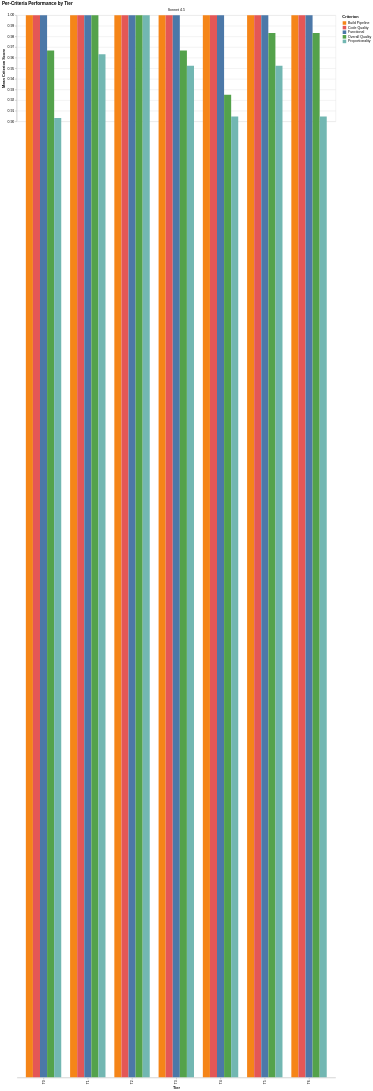

This figure's Vega-Lite source:
### Vega-Lite specification from a JSON file in a GitHub repository (floating-point values rounded to 4 significant figures)
{"config": {"view": {"continuousWidth": 300, "continuousHeight": 300}}, "data": {"name": "data-c173e3b5dadce411c5bd5d167361d8ac"}, "facet": {"column": {"field": "agent_model", "title": null, "type": "nominal"}}, "spec": {"mark": {"type": "bar"}, "encoding": {"color": {"field": "criterion_label", "scale": {"domain": ["Build Pipeline", "Code Quality", "Functional", "Overall Quality", "Proportionality"], "range": ["#F58518", "#E45756", "#4C78A8", "#54A24B", "#72B7B2"]}, "sort": ["Build Pipeline", "Code Quality", "Functional", "Overall Quality", "Proportionality"], "title": "Criterion", "type": "nominal"}, "tooltip": [{"field": "tier", "title": "Tier", "type": "ordinal"}, {"field": "criterion_label", "title": "Criterion", "type": "nominal"}, {"field": "criterion_score", "format": ".3f", "title": "Mean Score", "type": "quantitative"}], "x": {"field": "tier", "sort": ["T0", "T1", "T2", "T3", "T4", "T5", "T6"], "title": "Tier", "type": "ordinal"}, "xOffset": {"field": "criterion_label", "type": "nominal"}, "y": {"field": "criterion_score", "scale": {"domain": [0.9, 1.0]}, "title": "Mean Criterion Score", "type": "quantitative"}}}, "title": "Per-Criteria Performance by Tier", "$schema": "https://vega.github.io/schema/vega-lite/v6.1.0.json", "datasets": {"data-c173e3b5dadce411c5bd5d167361d8ac": [{"agent_model": "Sonnet 4.5", "tier": "T0", "criterion": "build_pipeline", "criterion_score": 1.0, "criterion_label": "Build Pipeline"}, {"agent_model": "Sonnet 4.5", "tier": "T0", "criterion": "code_quality", "criterion_score": 1.0, "criterion_label": "Code Quality"}, {"agent_model": "Sonnet 4.5", "tier": "T0", "criterion": "functional", "criterion_score": 1.0, "criterion_label": "Functional"}, {"agent_model": "Sonnet 4.5", "tier": "T0", "criterion": "overall_quality", "criterion_score": 0.9667, "criterion_label": "Overall Quality"}, {"agent_model": "Sonnet 4.5", "tier": "T0", "criterion": "proportionality", "criterion_score": 0.9033, "criterion_label": "Proportionality"}, {"agent_model": "Sonnet 4.5", "tier": "T1", "criterion": "build_pipeline", "criterion_score": 1.0, "criterion_label": "Build Pipeline"}, {"agent_model": "Sonnet 4.5", "tier": "T1", "criterion": "code_quality", "criterion_score": 1.0, "criterion_label": "Code Quality"}, {"agent_model": "Sonnet 4.5", "tier": "T1", "criterion": "functional", "criterion_score": 1.0, "criterion_label": "Functional"}, {"agent_model": "Sonnet 4.5", "tier": "T1", "criterion": "overall_quality", "criterion_score": 1.0, "criterion_label": "Overall Quality"}, {"agent_model": "Sonnet 4.5", "tier": "T1", "criterion": "proportionality", "criterion_score": 0.9633, "criterion_label": "Proportionality"}, {"agent_model": "Sonnet 4.5", "tier": "T2", "criterion": "build_pipeline", "criterion_score": 1.0, "criterion_label": "Build Pipeline"}, {"agent_model": "Sonnet 4.5", "tier": "T2", "criterion": "code_quality", "criterion_score": 1.0, "criterion_label": "Code Quality"}, {"agent_model": "Sonnet 4.5", "tier": "T2", "criterion": "functional", "criterion_score": 1.0, "criterion_label": "Functional"}, {"agent_model": "Sonnet 4.5", "tier": "T2", "criterion": "overall_quality", "criterion_score": 1.0, "criterion_label": "Overall Quality"}, {"agent_model": "Sonnet 4.5", "tier": "T2", "criterion": "proportionality", "criterion_score": 1.0, "criterion_label": "Proportionality"}, {"agent_model": "Sonnet 4.5", "tier": "T3", "criterion": "build_pipeline", "criterion_score": 1.0, "criterion_label": "Build Pipeline"}, {"agent_model": "Sonnet 4.5", "tier": "T3", "criterion": "code_quality", "criterion_score": 1.0, "criterion_label": "Code Quality"}, {"agent_model": "Sonnet 4.5", "tier": "T3", "criterion": "functional", "criterion_score": 1.0, "criterion_label": "Functional"}, {"agent_model": "Sonnet 4.5", "tier": "T3", "criterion": "overall_quality", "criterion_score": 0.9667, "criterion_label": "Overall Quality"}, {"agent_model": "Sonnet 4.5", "tier": "T3", "criterion": "proportionality", "criterion_score": 0.9523, "criterion_label": "Proportionality"}, {"agent_model": "Sonnet 4.5", "tier": "T4", "criterion": "build_pipeline", "criterion_score": 1.0, "criterion_label": "Build Pipeline"}, {"agent_model": "Sonnet 4.5", "tier": "T4", "criterion": "code_quality", "criterion_score": 1.0, "criterion_label": "Code Quality"}, {"agent_model": "Sonnet 4.5", "tier": "T4", "criterion": "functional", "criterion_score": 1.0, "criterion_label": "Functional"}, {"agent_model": "Sonnet 4.5", "tier": "T4", "criterion": "overall_quality", "criterion_score": 0.925, "criterion_label": "Overall Quality"}, {"agent_model": "Sonnet 4.5", "tier": "T4", "criterion": "proportionality", "criterion_score": 0.9047, "criterion_label": "Proportionality"}, {"agent_model": "Sonnet 4.5", "tier": "T5", "criterion": "build_pipeline", "criterion_score": 1.0, "criterion_label": "Build Pipeline"}, {"agent_model": "Sonnet 4.5", "tier": "T5", "criterion": "code_quality", "criterion_score": 1.0, "criterion_label": "Code Quality"}, {"agent_model": "Sonnet 4.5", "tier": "T5", "criterion": "functional", "criterion_score": 1.0, "criterion_label": "Functional"}, {"agent_model": "Sonnet 4.5", "tier": "T5", "criterion": "overall_quality", "criterion_score": 0.9833, "criterion_label": "Overall Quality"}, {"agent_model": "Sonnet 4.5", "tier": "T5", "criterion": "proportionality", "criterion_score": 0.9523, "criterion_label": "Proportionality"}, {"agent_model": "Sonnet 4.5", "tier": "T6", "criterion": "build_pipeline", "criterion_score": 1.0, "criterion_label": "Build Pipeline"}, {"agent_model": "Sonnet 4.5", "tier": "T6", "criterion": "code_quality", "criterion_score": 1.0, "criterion_label": "Code Quality"}, {"agent_model": "Sonnet 4.5", "tier": "T6", "criterion": "functional", "criterion_score": 1.0, "criterion_label": "Functional"}, {"agent_model": "Sonnet 4.5", "tier": "T6", "criterion": "overall_quality", "criterion_score": 0.9833, "criterion_label": "Overall Quality"}, {"agent_model": "Sonnet 4.5", "tier": "T6", "criterion": "proportionality", "criterion_score": 0.9047, "criterion_label": "Proportionality"}]}}
